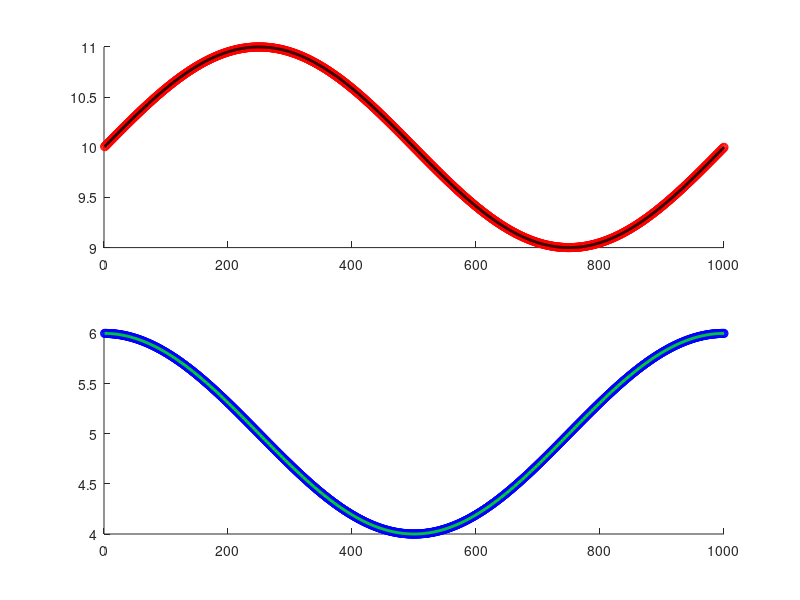
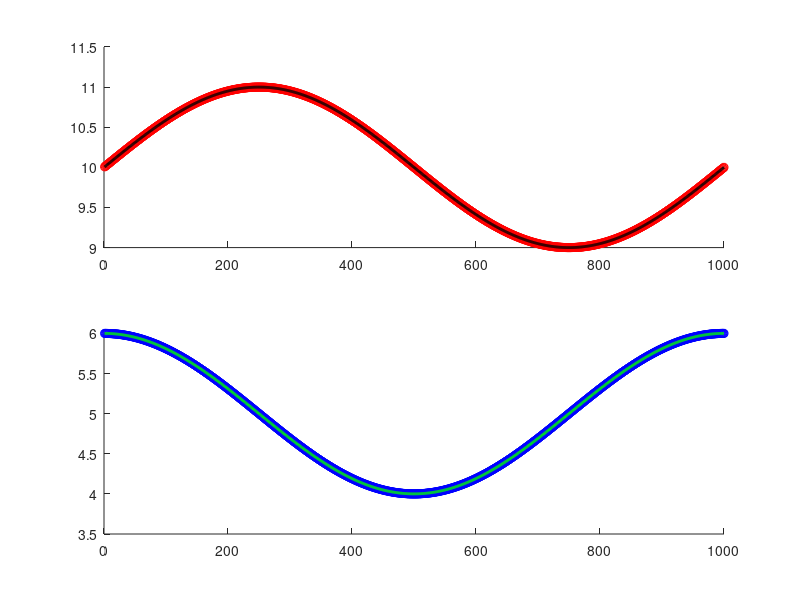

MATLAB code for these plots, in order:


t = [1:1000]/1000;

% s1 = log((10:100).^2);%10+sin(t*2*pi);
% s2 = log(10:100);%5+cos(t*2*pi);
s1 = 10+sin(t*2*pi);
s2 = 5+cos(t*2*pi);

te1 = 8;
te2 = 28;

r = (s2 - s1)/(te2 - te1);
s0 = s1 - (s2 - s1)*(te1/(te2 - te1));

figure

subplot(2,1,1),hold on
plot(s1,'ro')
s1_test = s0 + r*te1;
plot(s1_test,'k-','LineWidth',2)


subplot(2,1,2),hold on
plot(s2,'bo')
s2_test = s0 + r*te2;
plot(s2_test,'g-','Linewidth',2)


%% adding the log

t = [1:1000]/1000;

s1 = log(10+sin(t*2*pi));
s2 = log(5+cos(t*2*pi));

te1 = 8;
te2 = 28;

r = (s2 - s1)/(te2 - te1);
lns0 = s1 - (s2 - s1)*(te1/(te2 - te1));

t2s = -1./r;
s0 = exp(lns0);

figure

subplot(2,1,1),hold on
plot(exp(s1),'ro')
% s1_test = exp(lns0).*exp(r*te1);
s1_test = s0.*exp(-te1./t2s);
plot(s1_test,'k-','LineWidth',2)

subplot(2,1,2),hold on
plot(exp(s2),'bo')
s2_test = s0.*exp(-te2./t2s);
plot(s2_test,'g-','Linewidth',2)



